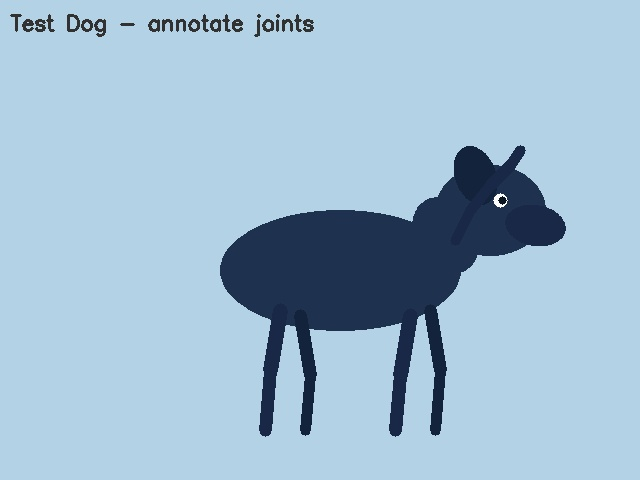
#> input picture images/dog.jpg, 640 x 480 px
$ python annotate.py
#> lines starting #> are read from the running program, lines starting #| are printed output that depends on the picture
#> in main, base_image is the input picture: shape (480, 640, 3); mean B, G, R 209.1, 188, 158.9
import cv2
import json
import sys
import os

LANDMARKS_TO_ANNOTATE = [
    (0,  "Nose"),
    #(11, "Left Shoulder"),
    (12, "Right Shoulder"),
    #(13, "Left Elbow"),
    #(14, "Right Elbow"),
    (15, "Left Wrist"),
    (16, "Right Wrist"),
    (23, "Left Hip"),
    #(24, "Right Hip"),
    #(25, "Left Knee"),
    #(26, "Right Knee"),
    #(27, "Left Ankle"),
    #(28, "Right Ankle"),
]

image = None
base_image = None
annotations = {}
current_idx = 0


def update_display():
    display = base_image.copy()
    h, w = display.shape[:2]
#> h = 480; w = 640

    for lm_id, pos in annotations.items():
        px, py = int(pos["x"] * w), int(pos["y"] * h)
        cv2.circle(display, (px, py), 7, (0, 255, 0), -1)
        cv2.putText(display, pos["name"], (px + 9, py + 4),
                    cv2.FONT_HERSHEY_SIMPLEX, 0.45, (0, 255, 0), 1)

    if current_idx < len(LANDMARKS_TO_ANNOTATE):
        label = LANDMARKS_TO_ANNOTATE[current_idx][1]
        cv2.putText(display, f"Click: {label}", (10, 30),
                    cv2.FONT_HERSHEY_SIMPLEX, 0.8, (0, 220, 255), 2)
        cv2.putText(display, "U = undo  |  ESC = quit", (10, h - 10),
                    cv2.FONT_HERSHEY_SIMPLEX, 0.5, (180, 180, 180), 1)
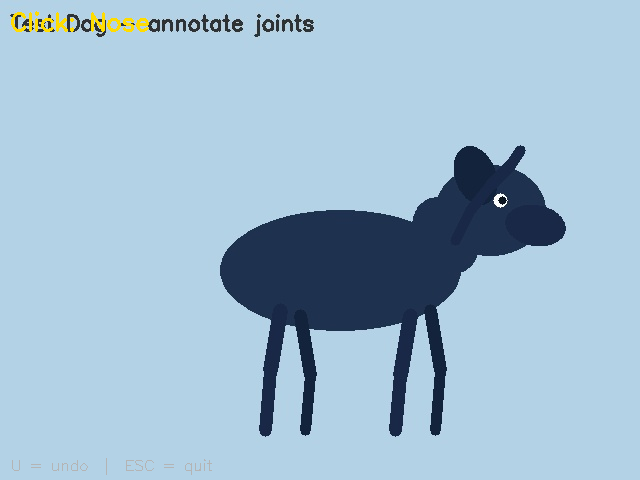
#> display: shape (480, 640, 3); mean B, G, R 208.5, 188.1, 159.2
    else:
        cv2.putText(display, "All joints placed! Press S to save.", (10, 30),
                    cv2.FONT_HERSHEY_SIMPLEX, 0.8, (0, 255, 0), 2)

    cv2.imshow("Annotate", display)


def click_handler(event, x, y, flags, param):
    global current_idx
    if event == cv2.EVENT_LBUTTONDOWN and current_idx < len(LANDMARKS_TO_ANNOTATE):
        h, w = base_image.shape[:2]
        lm_id, lm_name = LANDMARKS_TO_ANNOTATE[current_idx]
        annotations[str(lm_id)] = {"x": x / w, "y": y / h, "name": lm_name}
        print(f"  {lm_name}: ({x/w:.3f}, {y/h:.3f})")
        current_idx += 1
        update_display()


def main():
    global base_image, current_idx

    if len(sys.argv) < 2:
        image_name = "dog.jpg"
        print(f"No image provided. Falling back to default: {image_name}")
    else:
        # User can just pass "dog.jpg" instead of the whole path
        image_name = sys.argv[1]

    # Ensure we look inside the 'images' folder
    image_path = os.path.join("images", os.path.basename(image_name))

    base_image = cv2.imread(image_path)
    if base_image is None:
        print(f"Could not load image from: {image_path}")
        return

    print("Annotation tool — click each joint in the order shown.")
    print("U = undo last  |  S = save  |  ESC = quit\n")

    cv2.namedWindow("Annotate", cv2.WINDOW_NORMAL)
    cv2.setMouseCallback("Annotate", click_handler)
    update_display()

    while True:
        key = cv2.waitKey(20) & 0xFF
#> (key Esc is pressed here)

        if key == ord('s'):
            # Strip the extension and save inside the 'annotations' directory
            base_filename = os.path.splitext(os.path.basename(image_path))[0]
            out_path = os.path.join("annotations", f"{base_filename}_annotations.json")

            # Ensure the annotations directory actually exists
            os.makedirs("annotations", exist_ok=True)

            # Save just the basename of the image inside the JSON to keep it clean
            with open(out_path, 'w') as f:
                json.dump({"image": os.path.basename(image_path), "landmarks": annotations}, f, indent=2)
            print(f"\nSaved annotations to: {out_path}")
            break

        elif key == ord('u'):
            if annotations:
                last_key = list(annotations.keys())[-1]
                removed = annotations.pop(last_key)
                current_idx -= 1
                print(f"  Undid: {removed['name']}")
                update_display()

        elif key == 27:
            print("Quit without saving.")
            break

    cv2.destroyAllWindows()
if __name__ == "__main__":
    main()
